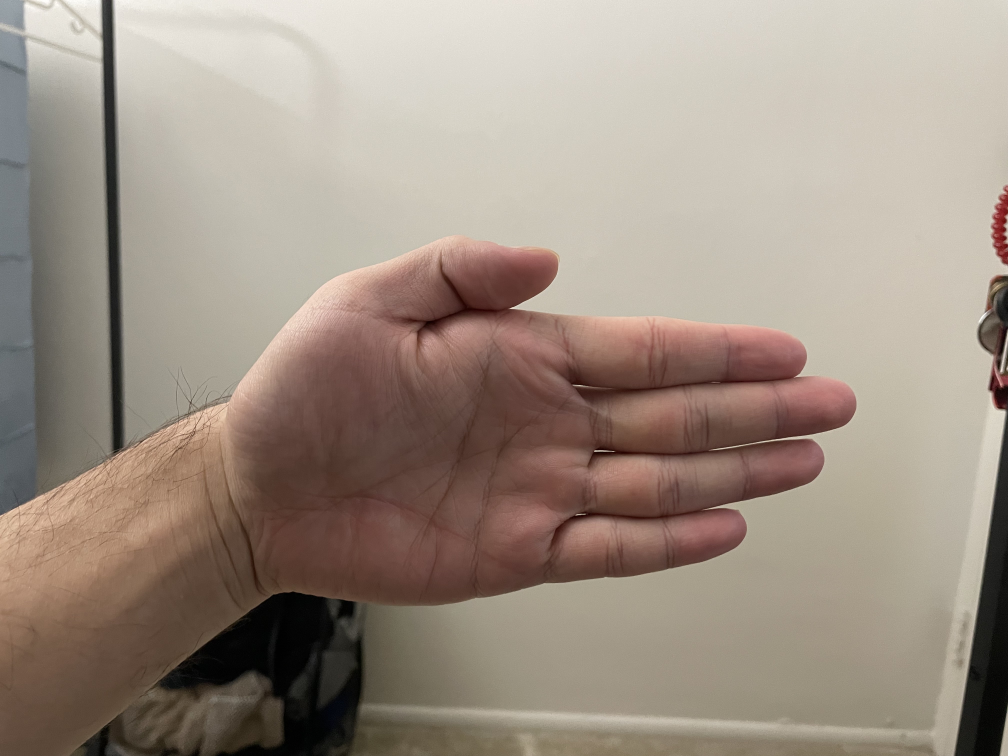
#> input picture hw1/rubik/img1.jpg, 4032 x 3024 px (shown at 1/4 size)
$ python DIY.py
#> lines starting #> are read from the running program, lines starting #| are printed output that depends on the picture
import cv2
import matplotlib.pyplot as plt
import numpy as np
import pdb

# resd the images
img1 = cv2.imread("img1.jpg")
#> img1 is the input picture: shape (3024, 4032, 3); mean B, G, R 131.6, 144, 157.8
img2 = cv2.imread("img2.jpg")
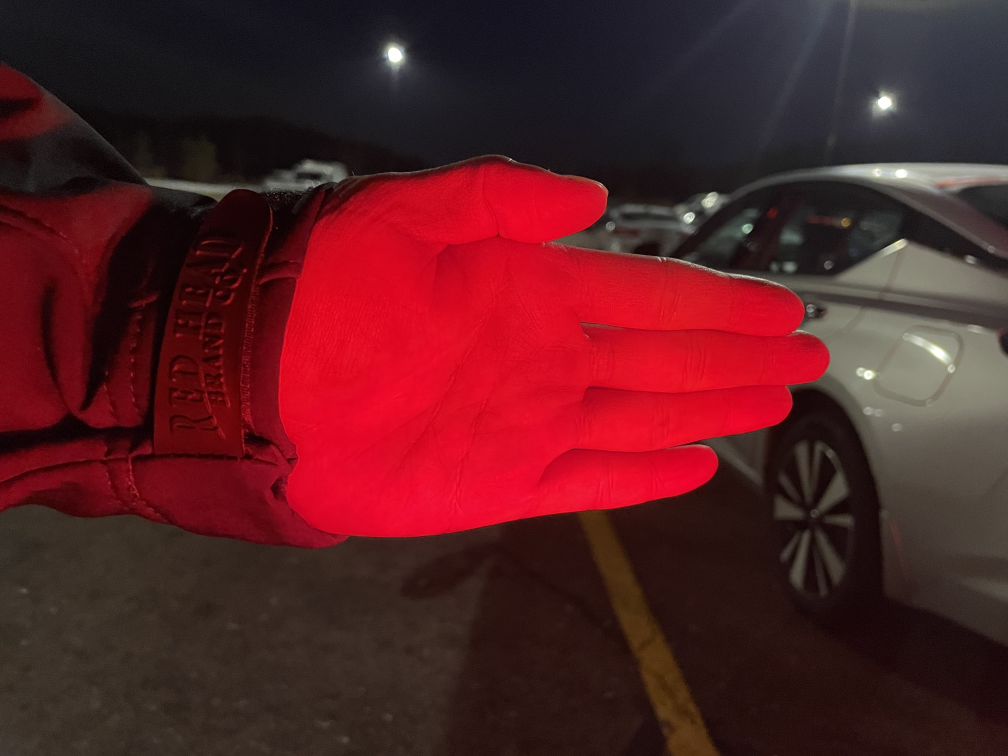
#> input picture hw1/rubik/img2.jpg, 4032 x 3024 px (shown at 1/4 size)
#> img2 is the input picture: shape (3024, 4032, 3); mean B, G, R 35.1, 30.7, 86.7

# crop
img1 = img1[:, 504:3528]
#> img1: shape (3024, 3024, 3)
img2 = img2[:, 504:3528]
#> img2: shape (3024, 3024, 3)
# resize
img1 = cv2.resize(img1, (256, 256))
#> img1: shape (256, 256, 3)
img2 = cv2.resize(img2, (256, 256))
#> img2: shape (256, 256, 3)

# change the default BGR to RGB
img1 = cv2.cvtColor(img1, cv2.COLOR_BGR2RGB)
img2 = cv2.cvtColor(img2, cv2.COLOR_BGR2RGB)
plt.imsave("im1.jpg",img1)
plt.imsave("im2.jpg",img2)

# change the default BGR to LAB
lab1 = cv2.cvtColor(img1, cv2.COLOR_BGR2LAB)
#> lab1: shape (256, 256, 3); mean of channels 0, 1, 2 148.9, 127.4, 118.1
lab2 = cv2.cvtColor(img2, cv2.COLOR_BGR2LAB)
#> lab2: shape (256, 256, 3); mean of channels 0, 1, 2 42.7, 150.2, 95.8
plt.imsave("1_lab.jpg",lab1)
plt.imsave("2_lab.jpg",lab2)

# spilt the lab value and check the distance of
L1, A1, B1 = cv2.split(lab1)
plt.imsave("1_L_Channel.jpg", L1)
plt.imsave("1_A_Channel.jpg", A1)
plt.imsave("1_B_Channel.jpg", B1)
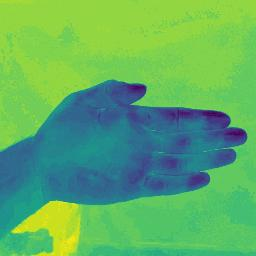
#> saved as 1_B_Channel.jpg: shape (256, 256, 3); mean R, G, B 93.8, 174.6, 101.3
L2, A2, B2 = cv2.split(lab2)
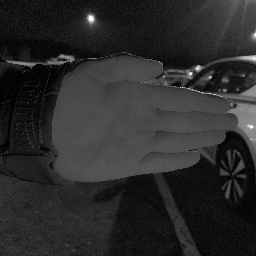
#> L2: shape (256, 256); min 0, max 255, mean 42.7
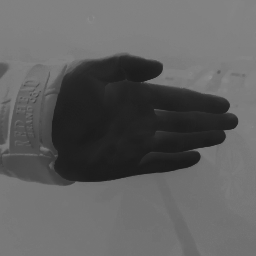
#> B2: shape (256, 256); min 27, max 143, mean 95.8
plt.imsave("2_L_Channel.jpg", L2)
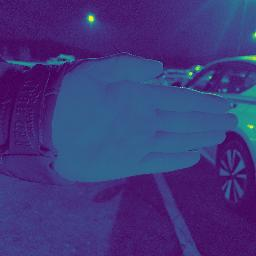
#> saved as 2_L_Channel.jpg: shape (256, 256, 3); mean R, G, B 64.4, 55.2, 123.1
plt.imsave("2_A_Channel.jpg", A2)
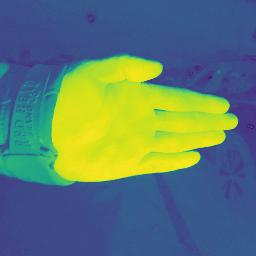
#> saved as 2_A_Channel.jpg: shape (256, 256, 3); mean R, G, B 94.4, 123, 111.4
plt.imsave("2_B_Channel.jpg", B2)
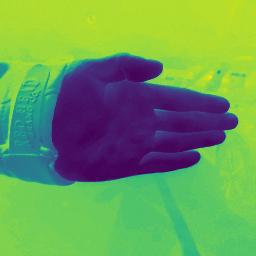
#> saved as 2_B_Channel.jpg: shape (256, 256, 3); mean R, G, B 106.7, 156.4, 88.2
